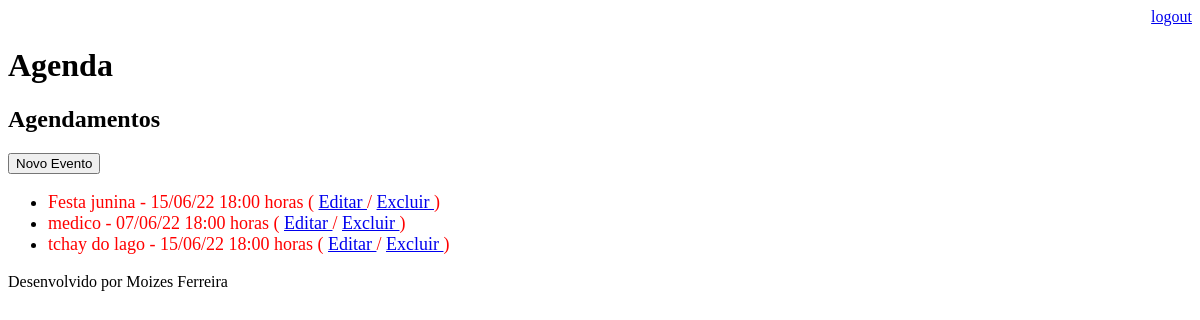
The app's page /agenda/ (signed in), older data.
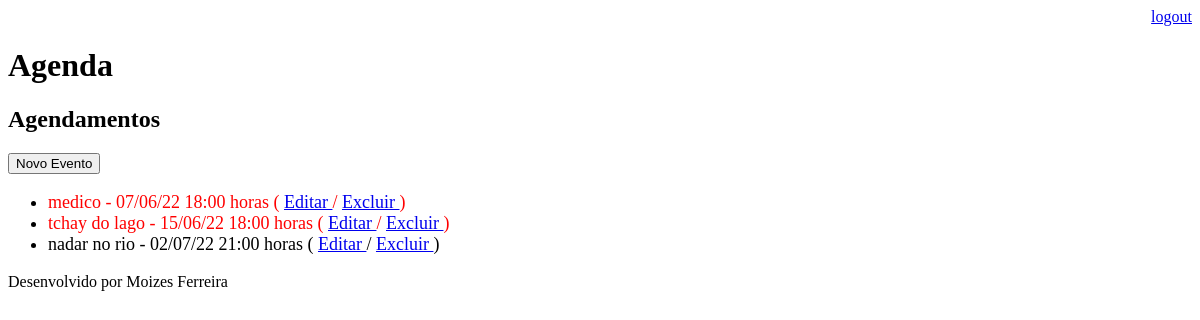
The same page, newer data.
### core/models.py (models this page shows, shortened)
class Evento(models.Model):
    titulo = models.CharField(max_length=100)
    descrição = models.TextField(blank=True, null=True)
    data_evento = models.DateTimeField(verbose_name='Data do Evento')
    data_criação = models.DateTimeField(auto_now=True)
    usuario = models.ForeignKey(User, on_delete=models.CASCADE)
    class Meta:
        db_table = 'evento'
    def get_data_evento(self):
        return self.data_evento.strftime('%d/%m/%y %H:%M horas')
    def get_evento_atrasado(self):
        if self.data_evento < datetime.now():
            return True
        else:
            return False

### core/views.py (the view)
# urls.py: path('agenda/', views.lista_eventos),
@login_required(login_url='/login/')
def lista_eventos(request):
    usuario = request.user
    data_atual = datetime.now()
    evento = Evento.objects.filter(usuario=usuario,)
    dados = {'eventos': evento}
    return render(request, 'agenda.html', dados)

### agenda/templates/agenda.html
{% extends "model-page.html" %}
{% block content %}
    <h2>Agendamentos</h2>
    <a href="evento/">
       <button type="button">Novo Evento</button>
    </a>
    <ul style="font-size: 18px">
    {% for evento in eventos %}
        <li>
            <div style={% if evento.get_evento_atrasado %}
                            "color:red"
                        {% endif %}>
                {{ evento.titulo }} - {{ evento.get_data_evento }}
                ( <a href="evento/?id={{ evento.id }}"> Editar </a>
                / <a href="evento/delete/{{ evento.id }}/">Excluir </a> )
            </div>
        </li>
    {% endfor %}
    </ul>
{% endblock %}

Row changes from the older to the newer data that the page shows:
removed Evento: titulo "Festa junina", get_data_evento "15/06/22 18:00 horas"
added Evento: titulo "nadar no rio", get_data_evento "02/07/22 21:00 horas"
